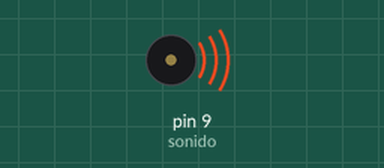
Simulated run of this sketch. Board: Arduino Uno, built with avr-gcc and run on an emulated ATmega328P. On the bench: buzzer (waves = sounding).

Above: at 0.1 s.
Timing chart, 0 to 3.2 s (numbered marks = the images above):
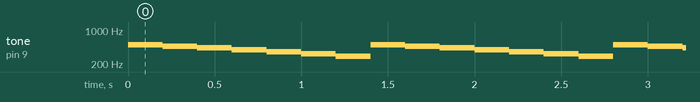

The sketch:

sonidos_7en_decreciente.ino
```cpp
int f=500;
int sonido=9;
int t=200;

void setup(){
 pinMode (sonido, OUTPUT); //pin configurado como salida
}

void loop(){

  for (int i=7;i>0; i--){
      tone(sonido, f);
      delay(t);
      noTone(sonido);
      f=f-35;
  }
  f=500;
 }
```

Measured:
- by itself, tone on pin 9 (sonido): repeats every 1.4 s: 465 Hz 0.20 s, 430 Hz 0.20 s, 395 Hz 0.20 s, 360 Hz 0.20 s, 325 Hz 0.20 s, 290 Hz 0.20 s, 500 Hz 0.20 s
